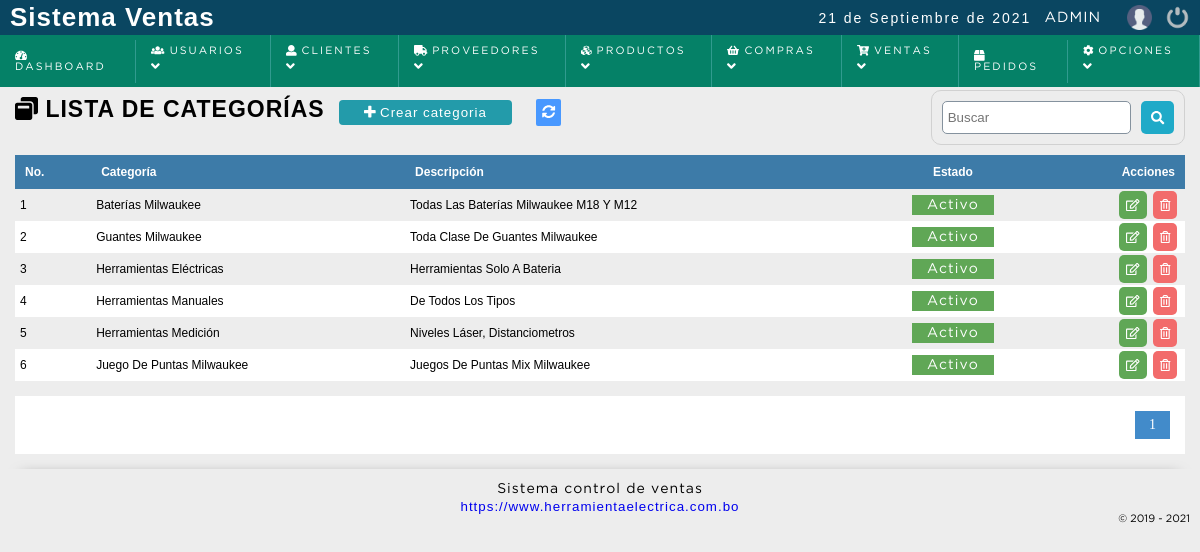
/sistema/categorias/categorias.php (signed in), run on an earlier commit of the app's database.
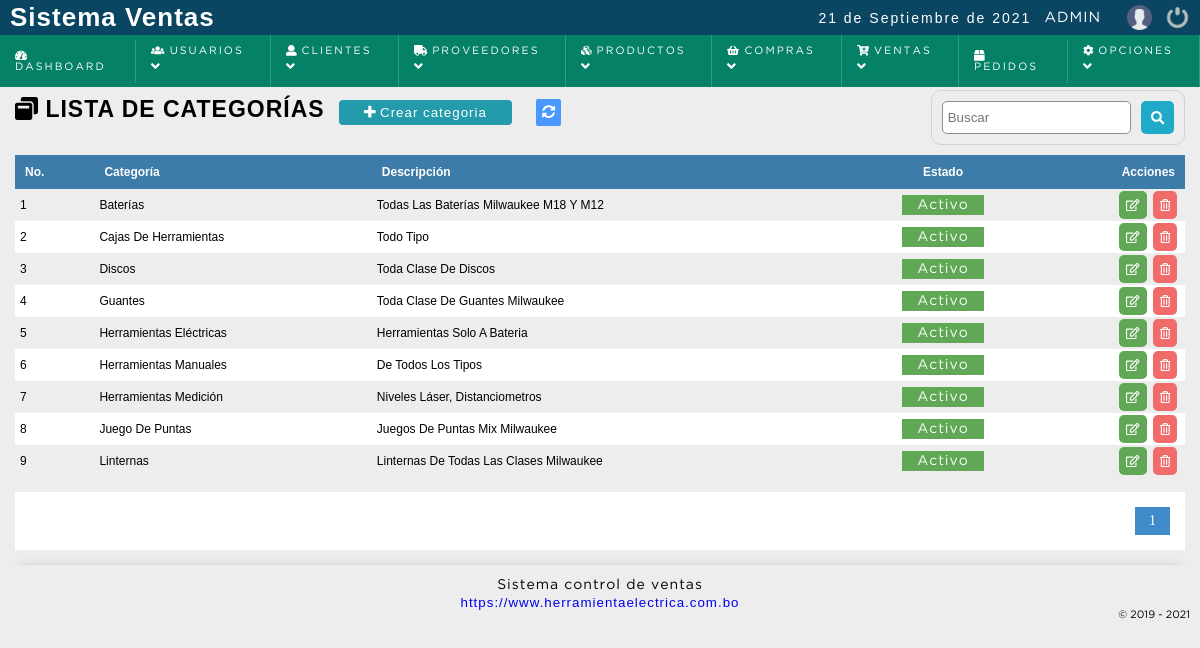
And on a later commit of the database.
### tables this page shows
CREATE TABLE `categoria` (
  `idcategoria` bigint(20) NOT NULL,
  `categoria` varchar(100) NOT NULL,
  `descripcion` text NOT NULL,
  `subcategoria` bigint(20) NOT NULL DEFAULT 0,
  `parent_categoria` bigint(20) NOT NULL DEFAULT 0,
  `dateadd` datetime NOT NULL DEFAULT current_timestamp(),
  `usuarioid` bigint(20) NOT NULL,
  `estatus` int(11) NOT NULL DEFAULT 1
);

### sistema/includes/functions.php (called while the page is built, shortened)
<?php
	function decrypt($string, $key) {
	   $result = '';
	   $string = base64_decode($string);
	   for($i=0; $i<strlen($string); $i++) {
	      $char = substr($string, $i, 1);
	      $keychar = substr($key, ($i % strlen($key))-1, 1);
	      $char = chr(ord($char)-ord($keychar));
	      $result.=$char;
	   }
	   return $result;
	}
 ?>

### sistema/categorias/categorias.php (the view, shortened to what this page needs)
<?php
	include "../../conexion.php";
	$sql_registe = mysqli_query($conection,"SELECT COUNT(*) as total_registro FROM categoria WHERE estatus != 10 ");
	$result_register = mysqli_fetch_array($sql_registe);
	$total_registro = $result_register['total_registro'];
	$por_pagina = 150;
	if(empty($_GET['pagina']))
	{
		$pagina = 1;
	}else{
		$pagina = $_GET['pagina'];
	}
	$desde = ($pagina-1) * $por_pagina;
	$total_paginas = ceil($total_registro / $por_pagina);
	$query = mysqli_query($conection,"SELECT * FROM categoria WHERE estatus != 10 ORDER BY categoria ASC LIMIT $desde,$por_pagina
		");
 ?>
<!DOCTYPE html>
<html lang="en">
<head>
	<?php include "../includes/scripts.php"; ?>
</head>
<body>
	<?php include "../includes/header.php"; ?>
	<section id="container">
		<h1> <i class="fas fa-window-restore"></i> Lista de categorías</h1>
		<a href="#" class="btn_new btnNewCategory"><i class="fas fa-plus"></i> Crear categoria</a>
		<a href="index.php" class="btnRefresh"><i class="fas fa-sync-alt" title="Actualizar"></i></a>
		<form action="buscar_categoria.php" method="get" class="form_search">
			<input type="text" name="busqueda" id="busqueda" placeholder="Buscar">
			<button type="submit" class="btn_search"><i class="fas fa-search"></i></button>
		</form>
	<div class="containerTable">
		<table>
			<tr>
				<th>No.</th>
				<th>Categoría</th>
				<th>Descripción</th>
				<th class="textcenter">Estado</th>
				<th class="textright">Acciones</th>
			</tr>
		<?php
			if($result > 0){
				$c = 1;
				while ($data = mysqli_fetch_array($query)) {
					if($data["estatus"] == 1){
						$estatusCategoria = '<span title="Desactivar Marca" class="pagada activeUser" estado="'.$data["estatus"].'" onclick="modalActiveCategoria('.$data["idcategoria"].');">Activo</span>';
					}else{
						$estatusCategoria = '<span title="Activar Marca" class="anulada activeUser" estado="'.$data["estatus"].'" onclick="modalActiveCategoria('.$data["idcategoria"].');">Inactivo</span>';
					}
			?>
				<tr id="item_<?php echo $data["idcategoria"]; ?>" >
					<td><?php echo $c; ?></td>
					<td class="rowCategoria"><?php echo $data["categoria"]; ?></td>
					<td class="rowDescripcion"><?php echo $data["descripcion"]; ?></td>
					<td class="rowEstado textcenter"><?php echo $estatusCategoria; ?></td>
					<td class="textright">
						<div class="div_acciones">
							<div>
								<a class="btn_edit btnEditCategoria" href="#"><i class="far fa-edit"></i> </a>
							</div>
							<div>
								<a class="btn_del btnDelCategoria" href="#" title="Eliminar"><i class="far fa-trash-alt"></i></a>
							</div>
						</div>
					</td>
				</tr>
		<?php
					$c++;
				}
			}else{
				echo '<tr><td colspan="5" align="center"><p><strong>No hay datos para mostrar</strong></p></td></tr>';
			}
		 ?>
		</table>
	</div>
<?php
	if($total_registro != 0)
	{
 ?>
		<div class="paginador">
			<ul>
			<?php
				for ($i=1; $i <= $total_paginas; $i++) {
					if($i == $pagina)
					{
						echo '<li class="pageSelected">'.$i.'</li>';
					}else{
						echo '<li><a href="?pagina='.$i.'">'.$i.'</a></li>';
					}
				}
			 ?>
			</ul>
		</div>
<?php } ?>
	</section>
	<?php include "../includes/footer.php"; ?>
</body>
</html>

What changed in the data, as far as the page shows it:
changed categoria "Todas Las Baterías Milwaukee M18 Y M12": categoria "Baterías Milwaukee" → "Baterías"
added categoria: categoria "Cajas De Herramientas", descripcion "Todo Tipo"
added categoria: categoria "Discos", descripcion "Toda Clase De Discos"
changed categoria "Toda Clase De Guantes Milwaukee": categoria "Guantes Milwaukee" → "Guantes"
changed categoria "Juegos De Puntas Mix Milwaukee": categoria "Juego De Puntas Milwaukee" → "Juego De Puntas"
added categoria: categoria "Linternas", descripcion "Linternas De Todas Las Clases Milwaukee"
